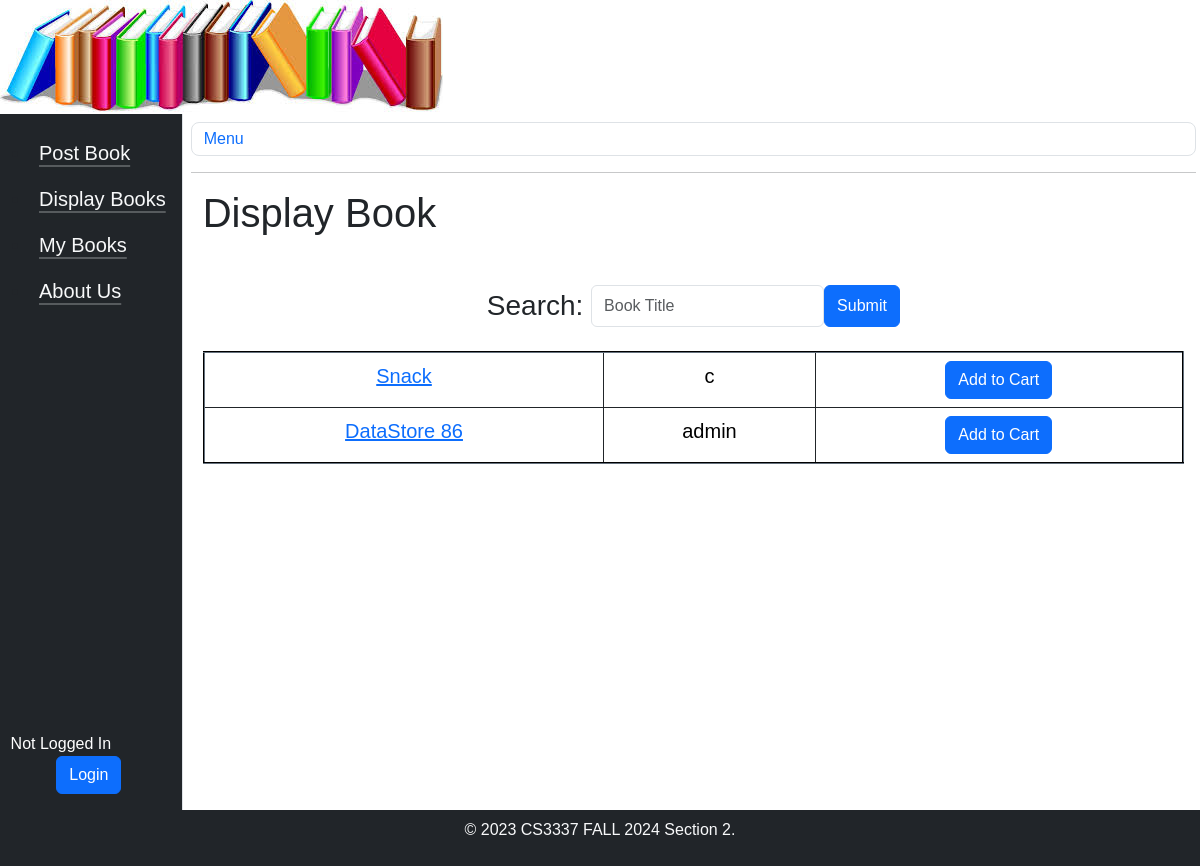
Page /displaybooks on the committed database.
### bookMng/models.py (models this page shows, shortened)
class MainMenu(models.Model):
    item = models.CharField(max_length=200,unique=True)
    link = models.CharField(max_length=200,unique=True)

class Book(models.Model):
    name = models.CharField(max_length=200)
    web = models.URLField(max_length=200)
    price = models.DecimalField(decimal_places=2, max_digits=8)
    publishdate = models.DateField(auto_now=True)
    picture = models.FileField(upload_to='bookEx/static/uploads')
    pic_path = models.CharField(max_length=300, editable=False, blank=True)
    username = models.ForeignKey(User, blank=True, null=True, on_delete=models.CASCADE)
    ratings = models.IntegerField(default=0)
    ratingscount = models.IntegerField(default=0)
    overallrating = models.IntegerField(default=0)

### bookMng/views.py (the view)
# urls.py: path('displaybooks', views.displaybooks, name='displaybooks'),
def displaybooks(request):
    books = Book.objects.all()
    for b in books:
        b.pic_path = b.picture.url[14:]
    return render(request,
                  'bookMng/displaybooks.html',
                  {
                      'item_list': MainMenu.objects.all(),
                      'books': books,
                  })

### bookEx/templates/bookMng/displaybooks.html (shortened to what this page needs)
{% extends "base.html" %}
{% load static %}
{% block sidenav %}
    {% for item in item_list %}
    <li class="nav-item py-2 ps-2 fs-5"><a class="link-light link-offset-2 link-underline-opacity-25 link-underline-opacity-100-hover" href="{{ item.link }}">{{ item.item }}</a></li>
    {% endfor %}
{% endblock sidenav %}
{% block content %}
    <H1>Display Book</H1>
<div class="container d-flex justify-content-center mt-5">
<form class="d-flex" action="{% url 'searchbook' %}" method="post">
        <label class="form-label my-0 fs-3" for="search">Search:&nbsp;</label>
        <input id="search" class="form-control" type="text" name="search" placeholder="Book Title">
        <button class="btn btn-primary" type="submit">Submit</button>
</form>
</div>
<br>
<table class="table col p-3 table-bordered border-dark table-hover" border="2">
    {% for book in books %}
        <tr>
            <td class="text-center">
                <a class="fs-5" href="book_detail/{{ book.id }}">{{ book.name }}</a>
            </td>
            <td class="fs-5 text-center">{{ book.username }}</td>
            <td class="text-center">
            <form action="{% url 'add_to_cart' book.id %}" method="post">
                <button type="submit" class="add-to-cart btn btn-primary">Add to Cart</button>
            </form>
           </td>
        </tr>
    {% endfor %}
</table>
{% endblock content %}

### bookEx/static/main.css (style rules this page uses)
body { font-family: times-new-roman, Arial, sans-serif; margin: 0; padding: 0; overflow-x: hidden; }
html { margin: 0; padding: 0; overflow-x: hidden; }
.container { display: flex; }

### rows in the picture
MainMenu: item "Post Book"
MainMenu: item "Display Books"
MainMenu: item "My Books"
MainMenu: item "About Us"
Book: name "Snack", username "c"
Book: name "DataStore 86", username "admin"
